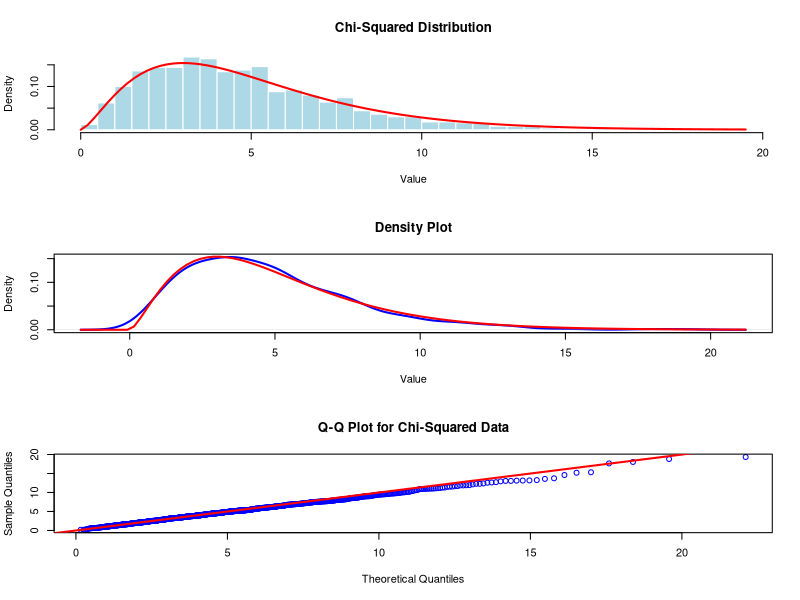

The R script that drew this image:
# Lab 2: Generation and Analysis of χ2-Distributed Data

# Parameters
k <- 5
N_sim <- 1000

# Generate chi-squared data
set.seed(123)
chi2_data <- rchisq(N_sim, df = k)

# Compute mean and variance
mean_chi2 <- mean(chi2_data)
var_chi2 <- var(chi2_data)
print(paste("Mean:", mean_chi2))
print(paste("Variance:", var_chi2))

# Graphical Output
par(mfrow = c(3, 1))

# Histogram
hist(chi2_data, breaks = 30, col = "lightblue", probability = TRUE,
     main = "Chi-Squared Distribution", xlab = "Value", border = "white")
curve(dchisq(x, df = k), add = TRUE, col = "red", lwd = 2)

# Density plot
plot(density(chi2_data), col = "blue", lwd = 2,
     main = "Density Plot", xlab = "Value")
curve(dchisq(x, df = k), add = TRUE, col = "red", lwd = 2)

# Q-Q plot
qqplot(qchisq(ppoints(N_sim), df = k), chi2_data,
       main = "Q-Q Plot for Chi-Squared Data", col = "blue",
       xlab = "Theoretical Quantiles", ylab = "Sample Quantiles")
abline(0, 1, col = "red", lwd = 2)
